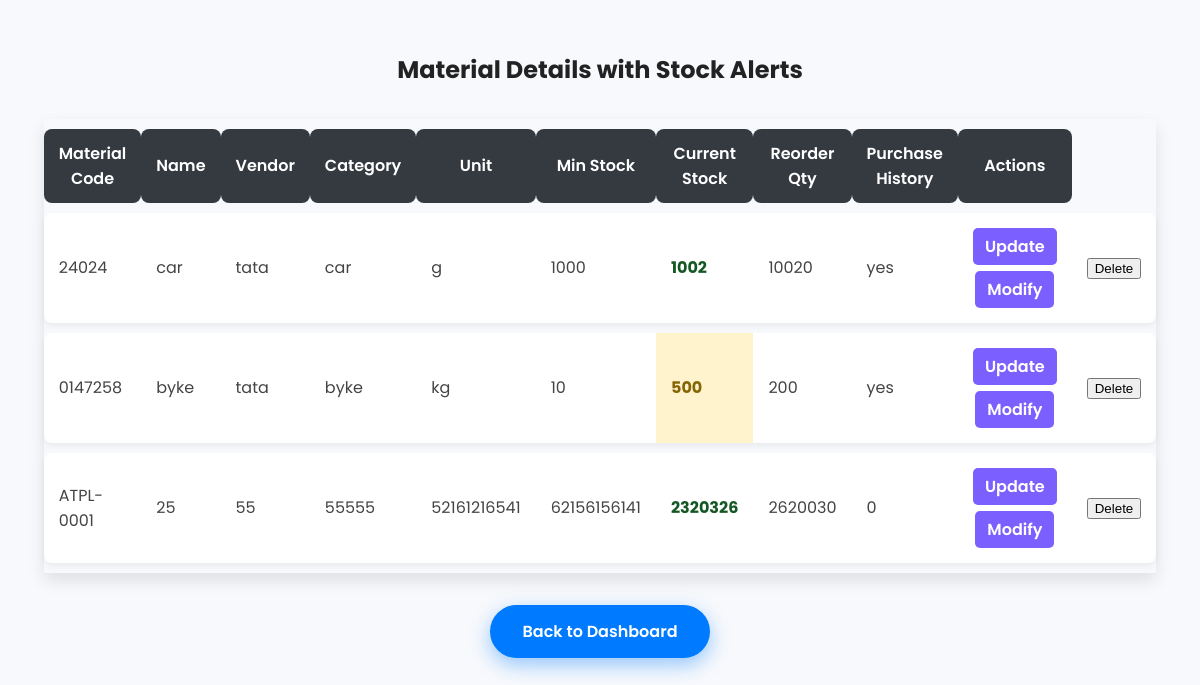
Before: /show_materials with the older database file.
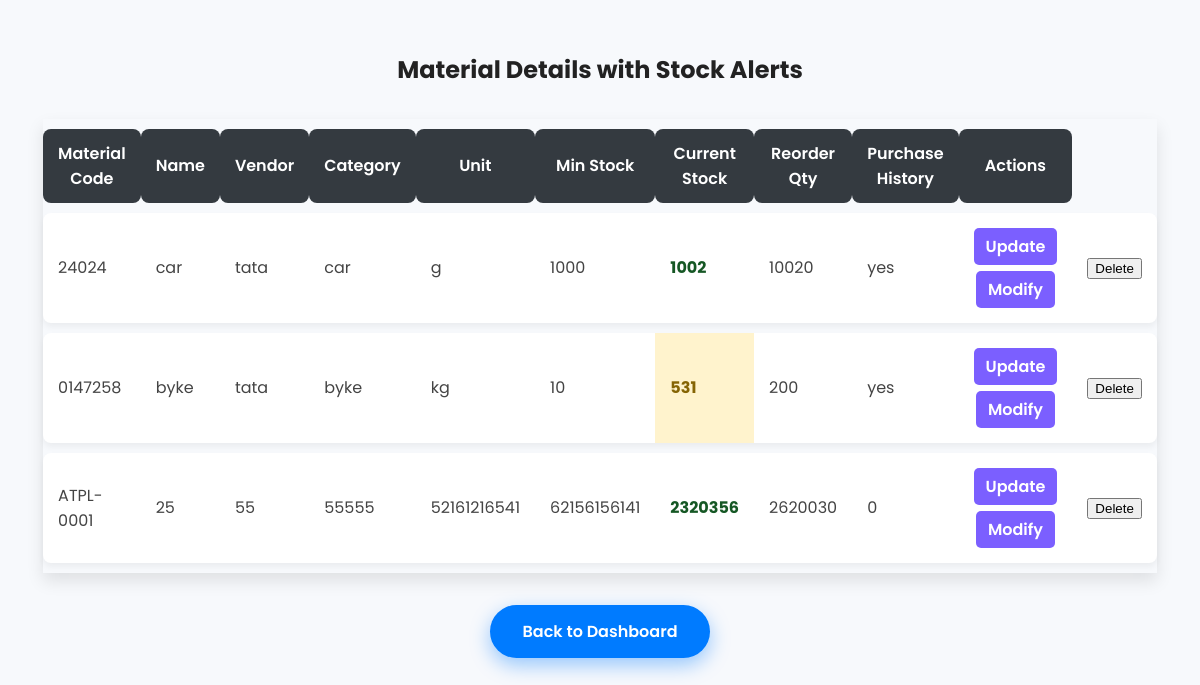
After: the same page with the newer database file.
### app.py (models this page shows)
class Material(db.Model):
    id = db.Column(db.Integer, primary_key=True)
    material_code = db.Column(db.String(50), unique=True, nullable=False)
    material_name = db.Column(db.String(100), nullable=False)
    vendor = db.Column(db.String(100))
    item_category = db.Column(db.String(100))
    unit_of_measurement = db.Column(db.String(50))
    minimum_stock_level = db.Column(db.Integer)
    current_stock = db.Column(db.Integer)
    reorder_quantity = db.Column(db.Integer)
    purchase_history = db.Column(db.Text)
    yellow_alert = db.Column(db.Integer, nullable=True)
    red_alert = db.Column(db.Integer, nullable=True)

### app.py (the view)
@app.route('/show_materials')
def show_materials():
    materials = Material.query.all()  # Fetch data from DB
    materials_with_alert = []
    for m in materials:
        if m.red_alert is not None and m.current_stock < m.red_alert:
            alert = 'red'
        elif m.yellow_alert is not None and m.current_stock < m.yellow_alert:
            alert = 'yellow'
        else:
            alert = 'sufficient'
        materials_with_alert.append((m,alert))
    return render_template('show_materials.html', materials=materials_with_alert)

### templates/show_materials.html (shortened to what this page needs)
<!DOCTYPE html>
<html lang="en">
<head>
</head>
<body>
  <h2>Material Details with Stock Alerts</h2>
  <table role="table" aria-label="Material inventory table">
    <thead>
      <tr>
        <th scope="col">Material Code</th>
        <th scope="col">Name</th>
        <th scope="col">Vendor</th>
        <th scope="col">Category</th>
        <th scope="col">Unit</th>
        <th scope="col">Min Stock</th>
        <th scope="col">Current Stock</th>
        <th scope="col">Reorder Qty</th>
        <th scope="col">Purchase History</th>
        <th scope="col">Actions</th>
      </tr>
    </thead>
    <tbody>
      {% for material, alert in materials %}
      <tr>
        <td>{{ material.material_code }}</td>
        <td>{{ material.material_name }}</td>
        <td>{{ material.vendor }}</td>
        <td>{{ material.item_category }}</td>
        <td>{{ material.unit_of_measurement }}</td>
        <td>{{ material.minimum_stock_level }}</td>
        <td class="{% if alert=='red' %}alert-red{% elif alert=='yellow' %}alert-yellow{% else %}alert-green{% endif %}">
          {{ material.current_stock }}
        </td>
        <td>{{ material.reorder_quantity }}</td>
        <td>{{ material.purchase_history }}</td>
        <td>
              <div style="display: flex; flex-direction: column; gap: 6px; align-items: center;">
                <a href="{{ url_for('update_material', id=material.id) }}" class="button-link" aria-label="Update stock of {{ material.material_name }}">
                  Update
                </a>
                <a href="{{ url_for('modify_material', material_id=material.id) }}" class="button-link">
                  Modify
                </a>
              </div>
          </td>
      <td>
        <form action="{{ url_for('delete_material', id=material.id) }}" method="POST" onsubmit="return confirm('Are you sure you want to delete this material?');">
        <button type="submit" class="btn btn-sm btn-danger">Delete</button>
        </form>
      </td>
      </tr>
      {% else %}
      <tr>
        <td colspan="10" style="text-align:center; color:#666;">No materials found.</td>
      </tr>
      {% endfor %}
    </tbody>
  </table>
  <a href="{{ url_for('dashboard') }}" class="button" role="button">Back to Dashboard</a>
</body>
</html>

Changed rows visible on the page:
changed Material "byke": current_stock "500" → "531"
changed Material "ATPL-0001": current_stock "2320326" → "2320356"
